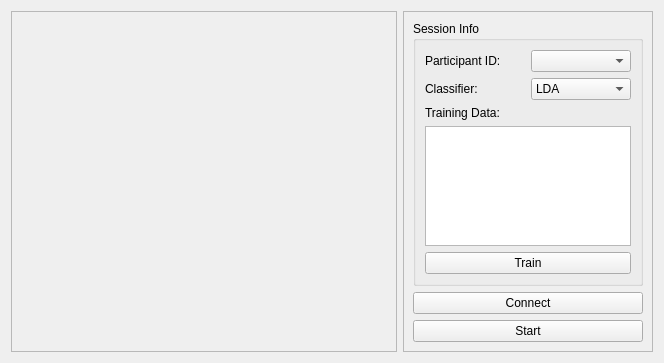
<?xml version="1.0" encoding="UTF-8"?>
<ui version="4.0">
 <class>TestWidget</class>
 <widget class="QWidget" name="TestWidget">
  <property name="geometry">
   <rect>
    <x>0</x>
    <y>0</y>
    <width>664</width>
    <height>363</height>
   </rect>
  </property>
  <property name="windowTitle">
   <string>Form</string>
  </property>
  <layout class="QHBoxLayout" name="horizontalLayout_3">
   <item>
    <widget class="QFrame" name="frame_2">
     <property name="sizePolicy">
      <sizepolicy hsizetype="Preferred" vsizetype="Preferred">
       <horstretch>1</horstretch>
       <verstretch>0</verstretch>
      </sizepolicy>
     </property>
     <property name="frameShape">
      <enum>QFrame::StyledPanel</enum>
     </property>
     <property name="frameShadow">
      <enum>QFrame::Raised</enum>
     </property>
     <layout class="QGridLayout" name="gridLayout_2">
      <item row="0" column="0">
       <widget class="GestureView" name="gestureDisplayLabel">
        <property name="sizePolicy">
         <sizepolicy hsizetype="Preferred" vsizetype="Preferred">
          <horstretch>0</horstretch>
          <verstretch>0</verstretch>
         </sizepolicy>
        </property>
        <property name="frameShape">
         <enum>QFrame::NoFrame</enum>
        </property>
        <property name="text">
         <string/>
        </property>
        <property name="scaledContents">
         <bool>false</bool>
        </property>
        <property name="alignment">
         <set>Qt::AlignCenter</set>
        </property>
       </widget>
      </item>
     </layout>
    </widget>
   </item>
   <item>
    <widget class="QFrame" name="frame">
     <property name="minimumSize">
      <size>
       <width>200</width>
       <height>0</height>
      </size>
     </property>
     <property name="maximumSize">
      <size>
       <width>250</width>
       <height>16777215</height>
      </size>
     </property>
     <property name="frameShape">
      <enum>QFrame::StyledPanel</enum>
     </property>
     <property name="frameShadow">
      <enum>QFrame::Raised</enum>
     </property>
     <layout class="QGridLayout" name="gridLayout">
      <item row="0" column="0">
       <widget class="QGroupBox" name="sessionInfoBox">
        <property name="title">
         <string>Session Info</string>
        </property>
        <layout class="QGridLayout" name="gridLayout_4">
         <item row="2" column="0">
          <layout class="QVBoxLayout" name="verticalLayout">
           <item>
            <widget class="QLabel" name="trainingLabel">
             <property name="text">
              <string>Training Data:</string>
             </property>
            </widget>
           </item>
           <item>
            <widget class="QListWidget" name="trainingList">
             <property name="sizePolicy">
              <sizepolicy hsizetype="Expanding" vsizetype="Expanding">
               <horstretch>0</horstretch>
               <verstretch>0</verstretch>
              </sizepolicy>
             </property>
             <property name="showDropIndicator" stdset="0">
              <bool>false</bool>
             </property>
             <property name="alternatingRowColors">
              <bool>false</bool>
             </property>
             <property name="selectionMode">
              <enum>QAbstractItemView::NoSelection</enum>
             </property>
             <property name="resizeMode">
              <enum>QListView::Fixed</enum>
             </property>
            </widget>
           </item>
          </layout>
         </item>
         <item row="0" column="0">
          <layout class="QHBoxLayout" name="horizontalLayout">
           <item>
            <widget class="QLabel" name="pidLabel">
             <property name="text">
              <string>Participant ID:</string>
             </property>
            </widget>
           </item>
           <item>
            <widget class="QComboBox" name="pidComboBox"/>
           </item>
          </layout>
         </item>
         <item row="1" column="0">
          <layout class="QHBoxLayout" name="horizontalLayout_2">
           <item>
            <widget class="QLabel" name="classifierLabel">
             <property name="text">
              <string>Classifier:</string>
             </property>
            </widget>
           </item>
           <item>
            <widget class="QComboBox" name="classifierComboBox">
             <item>
              <property name="text">
               <string>LDA</string>
              </property>
             </item>
             <item>
              <property name="text">
               <string>SVM</string>
              </property>
             </item>
            </widget>
           </item>
          </layout>
         </item>
         <item row="3" column="0">
          <widget class="QPushButton" name="trainButton">
           <property name="text">
            <string>Train</string>
           </property>
          </widget>
         </item>
        </layout>
       </widget>
      </item>
      <item row="1" column="0">
       <widget class="QPushButton" name="connectButton">
        <property name="text">
         <string>Connect</string>
        </property>
        <property name="icon">
         <iconset theme="insert-link">
          <normaloff/>
         </iconset>
        </property>
        <property name="checkable">
         <bool>true</bool>
        </property>
        <property name="checked">
         <bool>false</bool>
        </property>
        <property name="flat">
         <bool>false</bool>
        </property>
       </widget>
      </item>
      <item row="2" column="0">
       <widget class="QPushButton" name="startButton">
        <property name="text">
         <string>Start</string>
        </property>
        <property name="icon">
         <iconset theme="media-playback-start">
          <normaloff/>
         </iconset>
        </property>
       </widget>
      </item>
     </layout>
    </widget>
   </item>
  </layout>
 </widget>
 <customwidgets>
  <customwidget>
   <class>GestureView</class>
   <extends>QLabel</extends>
   <header>pygesture.ui.widgets</header>
  </customwidget>
 </customwidgets>
 <resources/>
 <connections/>
</ui>
